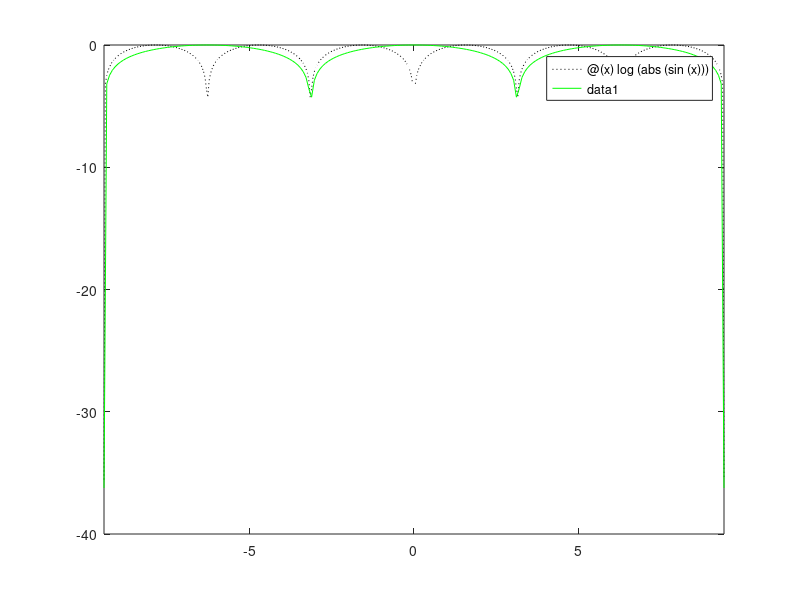

This chart was generated by the following MATLAB code:
function plotFun()
    % 1st plot: y=ln|cos x|. In Matlab, ln is called 'log'
    % and the absolute value is a function 'abs'
    % 'k:' means black dotted line
    fplot(@(x) log(abs(sin(x))), [-3*pi, 3*pi], 'k:')
    
    hold on % to add a second plot to the same set of axes
    % 'g-' means green solid line
    fplot(@(x) log(abs(cos(x/2))), [-3*pi, 3*pi], 'g-')
end